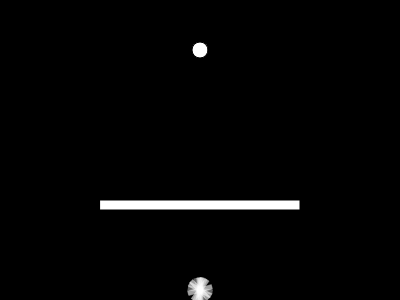
Frame 1 (no input)
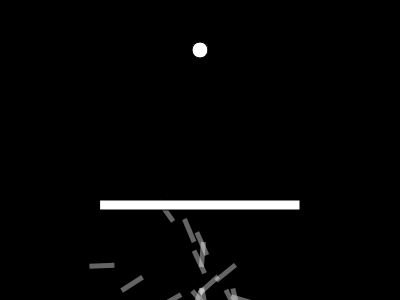
Frame 60 (no input)
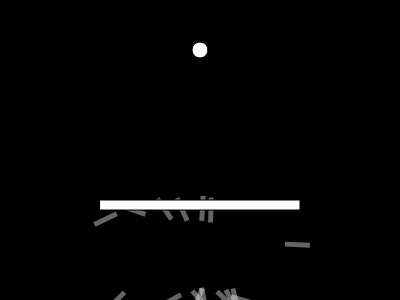
Frame 120 (the mouse pressed at the canvas centre since frame 60)

The p5.js sketch that drew these frames (run headless with seeded random() and noise() and a simulated clock; from frame 60 on, the mouse is pressed at the canvas centre):

// p5.js sketch
// ── sketch.js
var population;
var lifespan = 600;
var lifeP;
var count = 0;
var target;
var maxforce = 0.2;
var mutationrate = 0.03; 
var popsize = 16;

var rx = 100;
var ry = 200;
var rw = 200;
var rh = 10;

function setup() {
    createCanvas(400, 300);
    rocket = new Rocket();
    population = new Population();
    lifeP = createP();
    target = createVector(width / 2, 50);
}

function draw() {
    background(0);
    population.run();
    lifeP.html(count);
    
    if (count == lifespan || population.numCrashed == popsize) {
        population.evaluate();
        population.selection();
        count = 0;
    }

    fill(255);
    rect(rx, ry, rw, rh);

    count++;
    ellipse(target.x, target.y, 16, 16);

}


// ── DNA.js
function DNA(genes) {
    if (genes) {
        this.genes = genes;
    } else {
        this.genes = [];
        for (var i = 0; i < lifespan; i++) {
            this.genes[i] = p5.Vector.random2D();
            this.genes[i].setMag(maxforce);
        }
    }

    this.crossover = function (partner) {
        var newgenes = [];
        var mid = floor(random(this.genes.length));
        for (var i = 0; i < this.genes.length; i++) {
            // if before mid select parentA, after select parentB
            newgenes[i] = (i > mid) ? this.genes[i] : partner.genes[i];            
        }
        return new DNA(newgenes);
    }

    this.mutation = function (){
        for (var i = 0; i < this.genes.length; i++) {
            if(random(1) < mutationrate){
                this.genes[i] = p5.Vector.random2D();
                this.genes[i].setMag(maxforce);
            }
        }
    }

}
// ── Obstacle.js
function Obstacle(num) {
    this.points = [];
    this.case = (num) ? num : 0;
    this.sides = [];

    this.select = function () {
        switch (this.case) {
            case 0:
                this.points = [
                    { x: 25, y: 25 },
                    { x: 100, y: 25 },
                    { x: 100, y: 100 },
                    { x: 25, y: 100 },
                ];
                break;
            case 1:
                this.points = [
                    { x: 100, y: 170 },
                    { x: 300, y: 170 },
                    { x: 300, y: 160 },
                    { x: 100, y: 160 },
                ];
                break;
        }

        for(var i = 0; i < this.points.length; i++){
            
        }
    }

    

    this.show = function () {
        beginShape()
        fill(255);
        strokeWeight(3);
        for (var i = 0; i < this.points.length; i++) {
            vertex(this.points[i].x, this.points[i].y);
        }
        endShape();
    }

    this.update = function () { }
}
// ── Population.js
function Population() {
    this.rockets = [];
    this.popsize = popsize;
    this.numCrashed;
    this.matingpool = [];

    for (var i = 0; i < this.popsize; i++) {
        this.rockets[i] = new Rocket();
    }

    this.evaluate = function () {
        var maxfit = 0;
        for (var i = 0; i < this.popsize; i++) {
            this.rockets[i].calcFitness();
            if (this.rockets[i].fitness > maxfit) {
                maxfit = this.rockets[i].fitness;
            }
        }

        for (var i = 0; i < this.popsize; i++) {
            this.rockets[i].fitness /= maxfit;
        }

        this.matingpool = [];

        for (var i = 0; i < this.popsize; i++) {
            var n = this.rockets[i].fitness * 100;
            for (var j = 0; j < n; j++) {
                this.matingpool.push(this.rockets[i]);
            }
        }
    }

    this.selection = function () {
        var newRockets = [];
        for (var i = 0; i < this.rockets.length; i++) {
            var parentA = random(this.matingpool).dna;
            var parentB = random(this.matingpool).dna;
            var child = parentA.crossover(parentB);
            child.mutation();
            newRockets[i] = new Rocket(child);
        }
        this.rockets = newRockets;
    }

    this.run = function () {
        this.numCrashed = 0;
        for (var i = 0; i < this.popsize; i++) {
            this.rockets[i].update();
            this.rockets[i].show();
            if (this.rockets[i].crashed) {
                this.numCrashed++
            }
        }
    }
}
// ── Rocket.js
function Rocket(dna) {

    this.pos = createVector(width / 2, height - 10);
    this.vel = createVector();
    this.acc = createVector();
    this.completed = false;
    this.crashed = false;
    this.dna = dna ? dna : new DNA();
    this.fitness = 0;
    this.deathCount;

    this.applyForce = function (force) {
        this.acc.add(force);
    }

    // calculates the rockets fitness and assigns the value to this.fitness
    this.calcFitness = function () {
        var d = dist(this.pos.x, this.pos.y, target.x, target.y);

        // 
        this.fitness = map(d, 0, width, width, 0);

        if (this.completed) {
            this.fitness *= 10;
        }
        if (this.crashed) {
            this.fitness /= 10;
        }
    }

    this.update = function () {
        var d = dist(this.pos.x, this.pos.y, target.x, target.y);
        if (d < 10) {
            this.completed = true;
            this.pos = target.copy();
        }
        // hits bottom or obstacle
        if (this.pos.x > rx && this.pos.x < rx + rw
            && this.pos.y > ry && this.pos.y < ry + rh
            || this.pos.y > height) {
            this.crashed = true;
        }
        //hits right  or left wall
        if (this.pos.x > width || this.pos.x < 0) {
            this.vel.x *= -1;
        }
        // hits ceiling
        if (this.pos.y < 0) {
            this.vel.y *= -1;
        }
        if(!this.crashed){
            this.deathCount = count;
        }

        this.applyForce(this.dna.genes[count]);

        if (!this.completed && !this.crashed) {
            this.vel.add(this.acc);
            this.pos.add(this.vel);
            this.acc.mult(0);
            this.vel.limit(4);
        }
    }

    this.show = function () {
        push();
        translate(this.pos.x, this.pos.y)
        rotate(this.vel.heading());
        rectMode(CENTER);
        noStroke();
        fill(255, 100);
        rect(0, 0, 25, 5);
        pop();
    }
}
